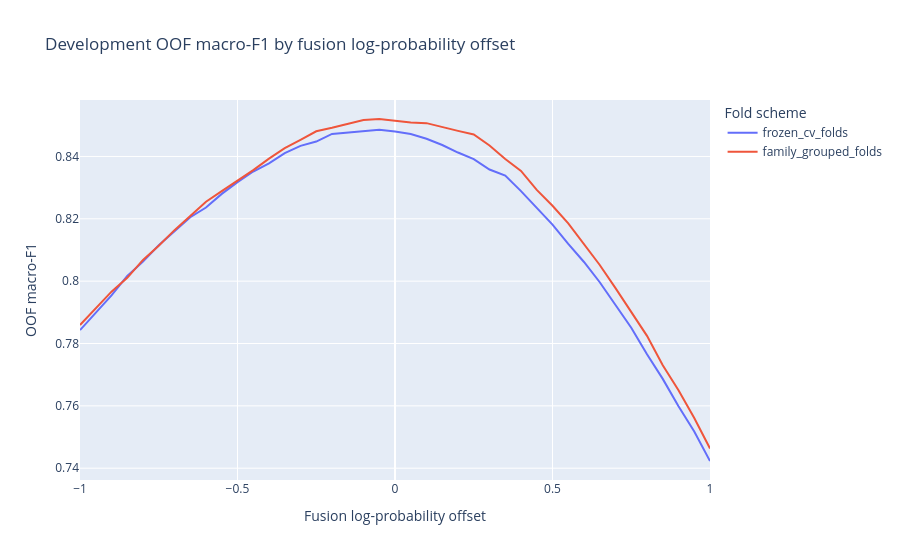

The cell this chart's notebook holds for it:
### Markdown cell above
## 05 · Experiment 2: fusion decision offset

**Hypothesis.** The reference predicts `human` more often than the true count only in the family-crossing part of the holdout. An offset tuned on leakage-prone folds should therefore favour fusion and fail to help family-clean documents, whereas an offset tuned on family-grouped folds should stay near zero.

I add a constant $\delta$ to $\log P(\text{fusion})$ and predict the class with the highest adjusted score. $\delta$ is selected from $[-1, 1]$ in steps of 0.05 by OOF macro-F1 on the frozen 30,002-document development CV sample, with ties broken by the smallest $|\delta|$. Two fold schemes use identical documents and recipes: the frozen exact-text CV folds and new family-grouped folds. Each selected $\delta$ is applied unchanged to the reference holdout probabilities. A nonzero $\delta$ from the family-grouped scheme is adopted only if it does not reduce macro-F1 on either the full holdout or the family-clean subset. The CV models are trained on about 20,000 rows, so their calibration can differ from the 217,881-row reference.

### Code cell
offset = json.loads((RESULTS / "offset/metrics.json").read_text())
curves = pl.read_parquet(RESULTS / "offset/oof_offset_curves.parquet")
display(
    px.line(
        curves,
        x="offset",
        y="macro_f1",
        color="scheme",
        title="Development OOF macro-F1 by fusion log-probability offset",
        labels={
            "offset": "Fusion log-probability offset",
            "macro_f1": "OOF macro-F1",
            "scheme": "Fold scheme",
        },
    )
)
display(
    pl.DataFrame(
        [
            {
                "scheme": scheme,
                "selected_offset": values["selected_offset"],
                "oof_macro_f1_at_zero": values["oof_macro_f1_at_zero"],
                "oof_macro_f1_selected": values["oof_macro_f1_selected"],
                "holdout_difference": values["paired_holdout"]["difference"],
                "holdout_ci95_low": values["paired_holdout"]["ci95_low"],
                "holdout_ci95_high": values["paired_holdout"]["ci95_high"],
                "family_clean_difference": values["paired_family_clean"]["difference"],
            }
            for scheme, values in offset["schemes"].items()
        ]
    ),
    {
        "adoption": offset["adoption"],
        "frozen_fold_label_reproduction": offset["frozen_fold_label_reproduction"],
    },
)

### Figure 1 — Plotly figure (JSON) as saved in the notebook; plotly's stock layout.template omitted (floating-point values rounded to 4 significant figures)
{"data": [{"hovertemplate": "Fold scheme=frozen_cv_folds<br>Fusion log-probability offset=%{x}<br>OOF macro-F1=%{y}<extra></extra>", "legendgroup": "frozen_cv_folds", "line": {"color": "#636efa", "dash": "solid"}, "marker": {"symbol": "circle"}, "mode": "lines", "name": "frozen_cv_folds", "orientation": "v", "showlegend": true, "type": "scatter", "x": [-1.0, -0.95, -0.9, -0.85, -0.8, -0.75, -0.7, -0.65, -0.6, -0.55, -0.5, -0.45, -0.4, -0.35, -0.3, -0.25, -0.2, -0.15, -0.1, -0.05, 0.0, 0.05, 0.1, 0.15, 0.2, 0.25, 0.3, 0.35, 0.4, 0.45, 0.5, 0.55, 0.6, 0.65, 0.7, 0.75, 0.8, 0.85, 0.9, 0.95, 1.0], "xaxis": "x", "y": [0.7843, 0.79, 0.7954, 0.8017, 0.8063, 0.8115, 0.8159, 0.8205, 0.8236, 0.828, 0.8317, 0.8352, 0.8378, 0.8411, 0.8434, 0.8448, 0.8472, 0.8477, 0.848, 0.8485, 0.848, 0.8472, 0.8457, 0.8437, 0.8413, 0.8391, 0.8358, 0.8339, 0.8289, 0.8234, 0.8181, 0.812, 0.8062, 0.7997, 0.7925, 0.7851, 0.7766, 0.7687, 0.7598, 0.7518, 0.7423], "yaxis": "y"}, {"hovertemplate": "Fold scheme=family_grouped_folds<br>Fusion log-probability offset=%{x}<br>OOF macro-F1=%{y}<extra></extra>", "legendgroup": "family_grouped_folds", "line": {"color": "#EF553B", "dash": "solid"}, "marker": {"symbol": "circle"}, "mode": "lines", "name": "family_grouped_folds", "orientation": "v", "showlegend": true, "type": "scatter", "x": [-1.0, -0.95, -0.9, -0.85, -0.8, -0.75, -0.7, -0.65, -0.6, -0.55, -0.5, -0.45, -0.4, -0.35, -0.3, -0.25, -0.2, -0.15, -0.1, -0.05, 0.0, 0.05, 0.1, 0.15, 0.2, 0.25, 0.3, 0.35, 0.4, 0.45, 0.5, 0.55, 0.6, 0.65, 0.7, 0.75, 0.8, 0.85, 0.9, 0.95, 1.0], "xaxis": "x", "y": [0.7859, 0.7913, 0.7966, 0.8011, 0.8068, 0.8113, 0.8164, 0.8209, 0.8255, 0.8289, 0.8322, 0.8356, 0.8393, 0.8426, 0.8453, 0.8481, 0.8492, 0.8504, 0.8517, 0.852, 0.8515, 0.8509, 0.8507, 0.8493, 0.8482, 0.847, 0.8435, 0.8392, 0.8353, 0.8293, 0.8242, 0.8185, 0.8118, 0.8052, 0.7978, 0.7903, 0.7824, 0.773, 0.765, 0.7561, 0.7463], "yaxis": "y"}], "layout": {"legend": {"title": {"text": "Fold scheme"}, "tracegroupgap": 0}, "title": {"text": "Development OOF macro-F1 by fusion log-probability offset"}, "xaxis": {"anchor": "y", "domain": [0.0, 1.0], "title": {"text": "Fusion log-probability offset"}}, "yaxis": {"anchor": "x", "domain": [0.0, 1.0], "title": {"text": "OOF macro-F1"}}}}
